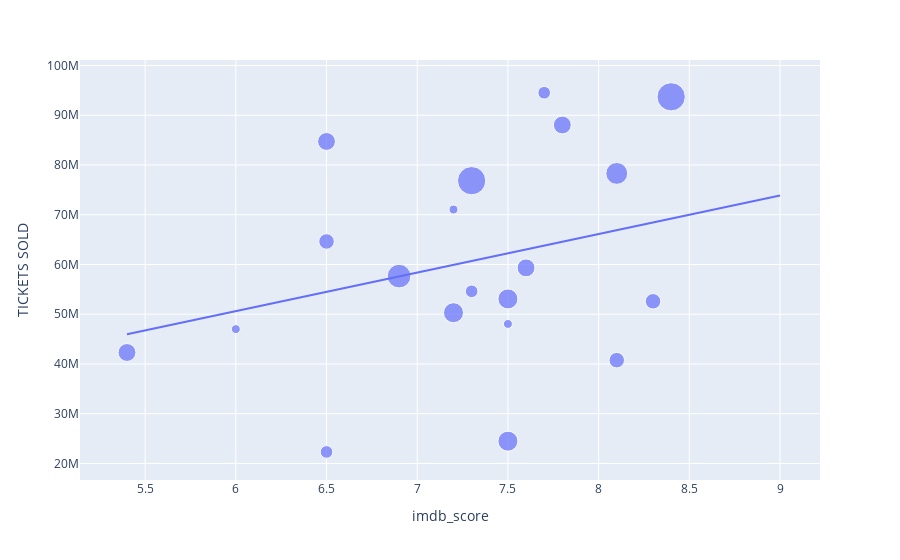

Write notebook code for a chart like this one.
### Markdown cell above
The Highest Grossers Tables lists the top grossing movie for each year based on the tickets sold for each movie during the course of that respective year and also its corresponding year 2019 valuation(adjusted for inflation), Only NOrth AMerica

### Code cell
#shows relationship between tickets sold and imdb_score, with size of bubble indiates the amount of faces
fig = px.scatter(
  imdb_modified_data, x='imdb_score', y=' TICKETS SOLD ', size = 'facenumber_in_poster', trendline = 'ols'
)
fig
#other scatter plot visualizations using this data wasn't as good, so I'm sticking with only this plot.

### Figure 1 — Plotly figure (JSON) as saved in the notebook; plotly's stock layout.template omitted (floating-point values rounded to 4 significant figures)
{"data": [{"hovertemplate": "imdb_score=%{x}<br> TICKETS SOLD =%{y}<br>facenumber_in_poster=%{marker.size}<extra></extra>", "legendgroup": "", "marker": {"color": "#636efa", "size": [4, 0, 2, 2, 4, 1, 5, 0, 0, 1, 4, 3, 0, 0, 0, 3, 1, 6, 5, 3, 4, 0, 7, 10, 10, 2, 5], "sizemode": "area", "sizeref": 0.025, "symbol": "circle"}, "mode": "markers", "name": "", "orientation": "v", "showlegend": false, "type": "scatter", "x": [5.4, 6.9, 7.3, 7.7, 6.5, 6, 7.5, 7.3, 8.2, 7.2, 7.6, 6.5, 6.2, 9, 6, 8.3, 7.5, 8.1, 7.2, 8.1, 7.8, 7.3, 6.9, 7.3, 8.4, 6.5, 7.5], "xaxis": "x", "y": [42306002, 69269062, 54607854, 94524324, 84732942, 47006948, 53074988, 69484746, 56337374, 71050925, 59324582, 64628368, 48914288, 73955652, 53614916, 52598844, 48046812, 78311295, 50306552, 40765637, 88043765, 56219140, 57660910, 76845177, 93708843, 22316359, 24478897], "yaxis": "y"}, {"hovertemplate": "<b>OLS trendline</b><br> TICKETS SOLD  = 7.74543e+06 * imdb_score + 4.16602e+06<br>R<sup>2</sup>=0.122211<br><br>imdb_score=%{x}<br> TICKETS SOLD =%{y} <b>(trend)</b><extra></extra>", "legendgroup": "", "marker": {"color": "#636efa", "symbol": "circle"}, "mode": "lines", "name": "", "showlegend": false, "type": "scatter", "x": [5.4, 6, 6, 6.2, 6.5, 6.5, 6.5, 6.9, 6.9, 7.2, 7.2, 7.3, 7.3, 7.3, 7.3, 7.5, 7.5, 7.5, 7.6, 7.7, 7.8, 8.1, 8.1, 8.2, 8.3, 8.4, 9], "xaxis": "x", "y": [45990000.0, 50640000.0, 50640000.0, 52190000.0, 54510000.0, 54510000.0, 54510000.0, 57610000.0, 57610000.0, 59930000.0, 59930000.0, 60710000.0, 60710000.0, 60710000.0, 60710000.0, 62260000.0, 62260000.0, 62260000.0, 63030000.0, 63810000.0, 64580000.0, 66900000.0, 66900000.0, 67680000.0, 68450000.0, 69230000.0, 73870000.0], "yaxis": "y"}], "layout": {"autosize": true, "legend": {"itemsizing": "constant", "tracegroupgap": 0}, "margin": {"t": 60}, "xaxis": {"anchor": "y", "autorange": true, "domain": [0, 1], "range": [5.146, 9.219], "title": {"text": "imdb_score"}, "type": "linear"}, "yaxis": {"anchor": "x", "autorange": true, "domain": [0, 1], "range": [14950000.0, 104600000.0], "title": {"text": " TICKETS SOLD "}, "type": "linear"}}}
